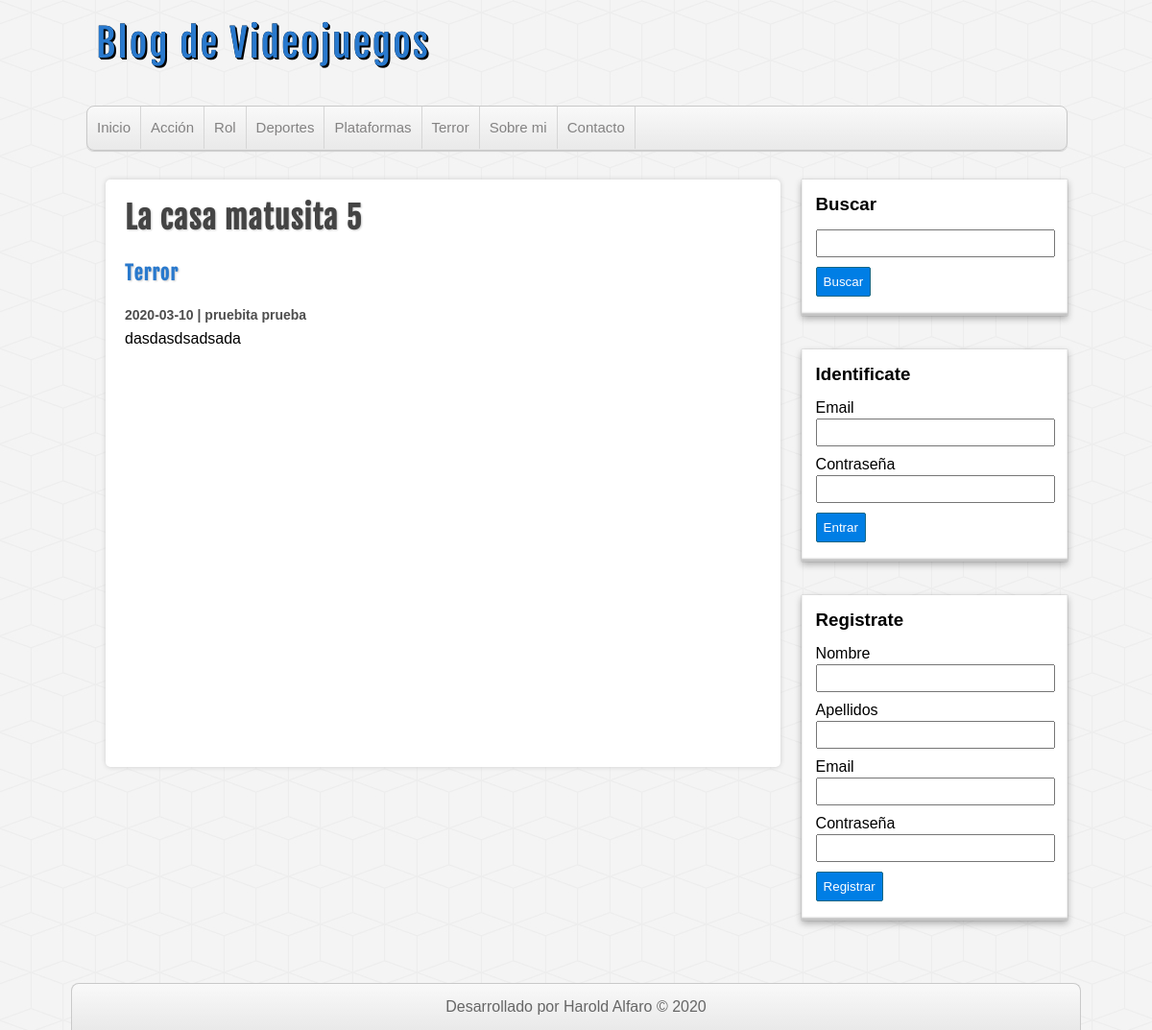
The app's page /entrada.php?id=15 with its own data.
### tables this page shows
CREATE TABLE `categorias` (
  `id` int(255) NOT NULL,
  `nombre` varchar(100) DEFAULT NULL
);

CREATE TABLE `entradas` (
  `id` int(255) NOT NULL,
  `usuario_id` int(255) NOT NULL,
  `categoria_id` int(255) NOT NULL,
  `titulo` varchar(255) NOT NULL,
  `descripcion` mediumtext DEFAULT NULL,
  `fecha` date NOT NULL
);

### includes/helpers.php (called while the page is built, shortened)
<?php
    function listarCategoria($conexion){
        $sql = "SELECT * FROM categorias ORDER BY id ASC";
        $categorias = mysqli_query($conexion,$sql);
        $nombres = array();
        if ($categorias && (mysqli_num_rows($categorias)>=1)) {
            $nombres = $categorias;
        }
        return $nombres;
    }
    function conseguirEntradaIndi($conexion, $id){
        $sql = "SELECT e.*, c.nombre as 'categoria', CONCAT(u.nombre,' ',u.apellidos) AS usuarios FROM entradas e
        INNER JOIN categorias c ON c.id = e.categoria_id
        INNER JOIN usuarios u ON e.usuario_id = u.id
        WHERE e.id=$id";
        $entradas = mysqli_query($conexion,$sql);
        $nombres = array();
        if($entradas && (mysqli_num_rows($entradas)>=1)){
            $nombres = $entradas;
        }
        return $nombres;
    }
?>

### entrada.php (the view, shortened to what this page needs)
<?php require_once 'includes/cabecera.php'; ?>
<?php require_once 'includes/lateral.php'; ?>
<div id="principal">
    <?php $titulos = conseguirEntradaIndi($db, $_GET['id']) ?>
    <?php if ($titulos) : ?>
        <?php $titu = mysqli_fetch_assoc($titulos) ?>
        <?php if ($titu) : ?>
            <h1><?= $titu['titulo'] ?></h1>
        <?php endif; ?>
        <a href="categoria.php?id=<?= $titu['categoria_id'] ?>" ?>
            <h2 class="fecha"><?= $titu['categoria'] ?></h2>
        </a><br>
        <h4 class="fecha"><?= $titu['fecha'] . " | " .$titu['usuarios'] ?></h4>
        <p> <?= $titu['descripcion'] ?></p>
    <?php else : ?>
        <div class="alerta">No existe La categoria</div>
    <?php endif; ?>
</div>
<?php require_once 'includes/pie.php'; ?>

### includes/cabecera.php (shortened to what this page needs)
<?php require_once 'conexion.php'; ?>
<?php require_once 'helpers.php'; ?>
<!DOCTYPE html>
<html lang="es">
<head>
    <link rel="stylesheet" text="text/css" href="./assets/css/style.css">
</head>
<body>
    <header id="cabecera">
        <div id="logo">
            <a href="index.php">Blog de Videojuegos</a>
        </div>
        <nav id="menu">
            <ul>
                <li><a href="index.php">Inicio</a></li>
                <?php $categorias = listarCategoria($db); ?>
                <?php while ($categoria = mysqli_fetch_assoc($categorias)) : ?>
                   <?php echo "<li><a href='categoria.php?id=".$categoria['id']."'>".$categoria['nombre']."</a></li>" ?>
                <?php endwhile; ?>
                <li><a href="index.php">Sobre mi</a></li>
                <li><a href="index.php">Contacto</a></li>
            </ul>
        </nav>
    </header>
    <div id="contenedor">

### assets/css/style.css (style rules this page uses)
* { margin: 0px; padding: 0px; font-family: sans-serif, Helvetica, Arial; text-decoration: none; }
body { background: url(../img/cubes.png) #F4F4F4; }
.fecha { color: #4e4e4e; margin-top:5px; font-size: 14px; }
#cabecera { width: 85%; height: auto; background: transparent; margin: 0px auto; }
#logo { float:left; width: 540px; height: 110px; }
#logo a { font-family: "fajala", Helvetica; font-size: 40px; letter-spacing: 2px; color: #2979CD; text-shadow: 0px 0px 0px black, 1px 1px 0px black, 2px 2px 0px black; transition: all 500ms; line-height: 90px; margin-left: 10px; }
#menu { clear: both; width: 100%; height: 45px; background: linear-gradient(to bottom, #f9f9f9 0px, #e9e9e9 100%); border: 1px solid #C9C9C9; border-radius: 8px; box-shadow: 0px 1px 1px #ccc; overflow: hidden; }
#menu ul { list-style: none; }
#menu ul li { float: left; line-height: 44px; border-right: 1px solid #D6D6D6; }
#menu ul li a { display: block; padding-left: 10px; padding-right: 10px; font-size: 15px; color: #838282; }
#contenedor { width: 85%; height: auto; margin: 0px auto; margin-top: 30px; margin-bottom: 30px; }
#principal { float: left; width: 65%; min-height: 572px; background:white; border-radius: 5px; box-shadow: 0px 0px 5px #ccc; margin-left: 20px; padding: 20px; overflow: hidden; }
#principal a { color: #333; }
#principal h1 { font-size: 32px; color: #444; letter-spacing: 1px; text-shadow: 1px 1px 2px #ccc; font-family: "fajala"; }
#principal h2 { font-size: 20px; color: #2979CD; text-shadow: 1px 1px 2px #ccc; letter-spacing: 1px; font-family: "fajala"; margin-top: 25px; }
#principal p { margin-top: 8px; }

### records on screen
categorias: nombre "Acción"
categorias: nombre "Rol"
categorias: nombre "Deportes"
categorias: nombre "Plataformas"
categorias: nombre "Terror"
entradas: titulo "La casa matusita 5", categoria.nombre "Terror", fecha "2020-03-10", descripcion "dasdasdsadsada"

### other values on screen
$titu['usuarios'] "pruebita prueba"
